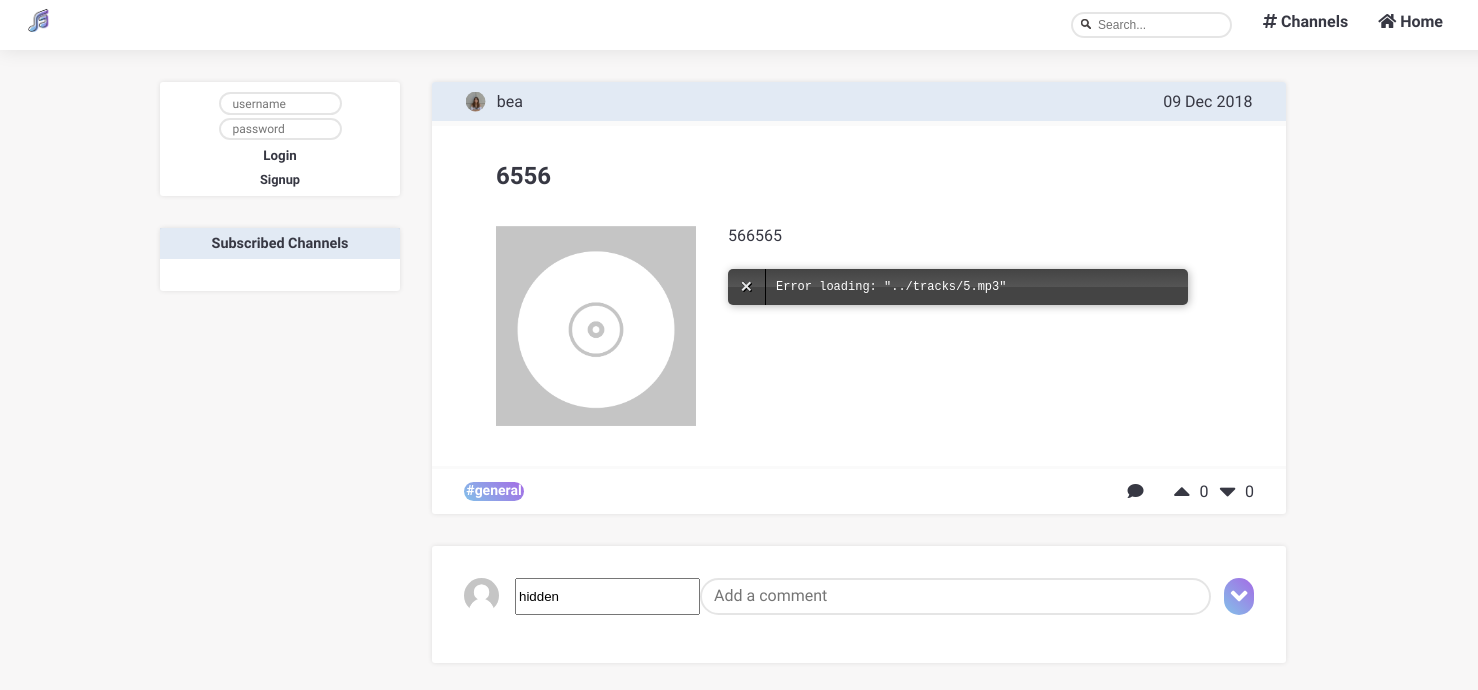
The page /pages/story_page.php?story_id=5 on the database as committed earlier.
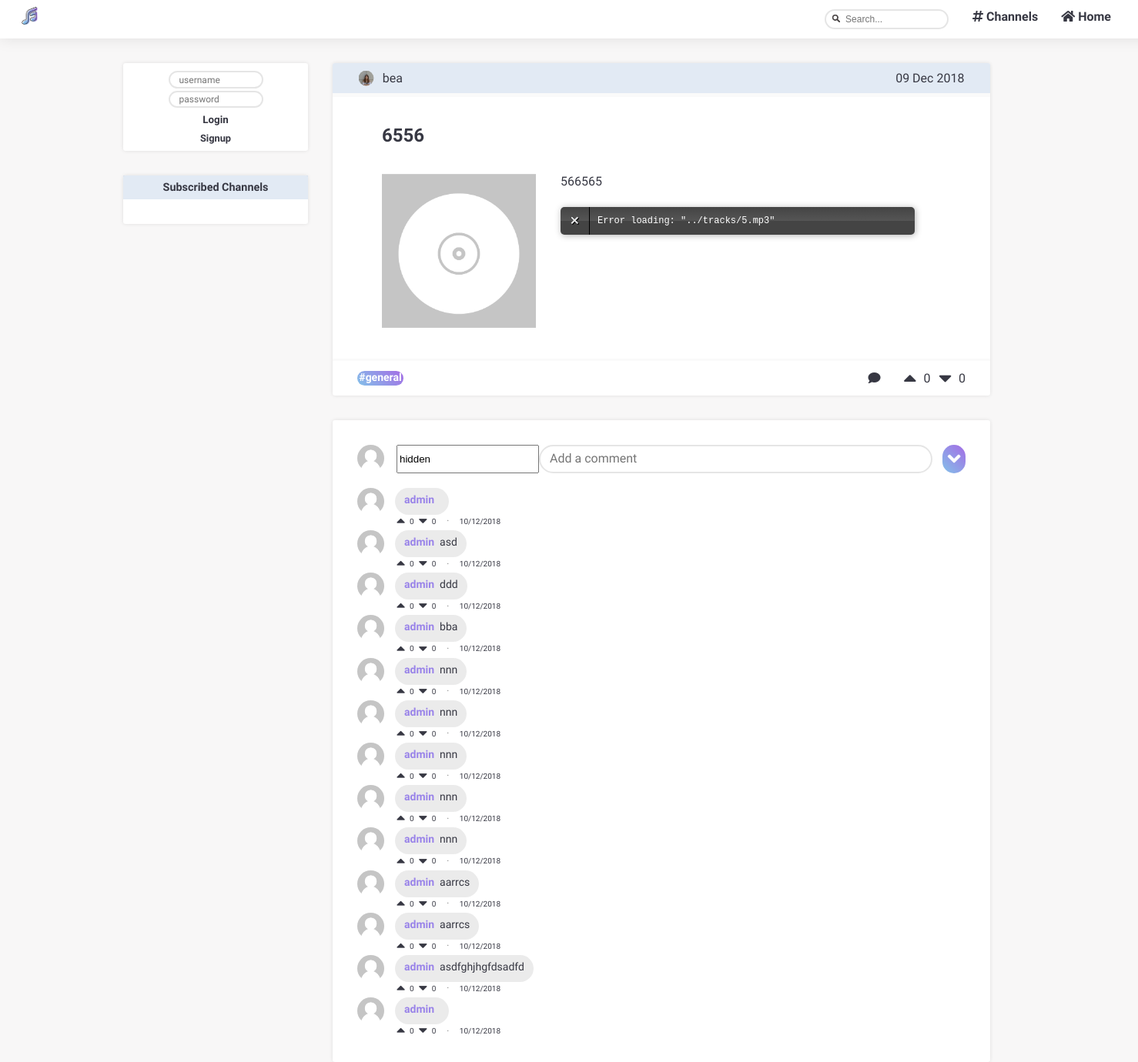
The same page on the database as committed later.
### tables this page shows
CREATE TABLE stories (
  id INTEGER PRIMARY KEY,
  title VARCHAR,
  text VARCHAR,
  author VARCHAR REFERENCES users,
  datetime DATETIME,
  upvotes INTEGER,
  downvotes INTEGER,
  channel VARCHAR REFERENCES channels
);

CREATE TABLE comments (
  id INTEGER PRIMARY KEY,
  story_id INTEGER REFERENCES stories,
  author VARCHAR REFERENCES users,
  upvotes INTEGER,
  downvotes INTEGER,
  datetime DATETIME,
  text VARCHAR
);

### database/db_stories.php (called while the page is built, shortened)
<?php
  include('../database/db_connection.php');
  function getStory($story) {
    global $db;
    $stmt = $db->prepare('SELECT * FROM stories WHERE id = ?');
    $stmt->execute(array($story));
    return $stmt->fetch();
  }
  function getComments($story) {
    global $db;
    $stmt = $db->prepare('SELECT * FROM comments WHERE story_id = ? ORDER BY datetime ASC');
    $stmt->execute(array($story));
    return $stmt->fetchAll();
  }
?>

### templates/tpl_stories.php (the view, shortened to what this page needs)
<?php function draw_story_page($story) {
  ?>
  <section id="story_page" class="page">
    <?php
      draw_story($story);
    ?>
</section>
<?php } ?>
<?php function draw_story($story) {
$date_str = $story['datetime'];
$date = strtotime($date_str);
?>
  <article id="story" class = "blockStyle ">
    <header>
    <?php $igmsrc = getUserImage($story['author']);?>
      <img  id="userImage"  src=<?=$igmsrc?> width=20 height="20">
    <a href="../pages/profile.php?user=<?= $story['author'] ?>"><?= $story['author']?></a>
      <span id="date"> <?= date('d M Y',$date)?></span>
    </header>
    <hr class = "invisibleLine">
    <section id="body" class = "blockLayout">
      <h2><a href="../pages/story_page.php?story_id=<?=$story['id']?>"><?= $story['title']?></a></h2>
      <div id = "storyContent">
      <?php $igmsrc = getTrackImage( $story['id']);?>
      <img  id="trackImage"  src=<?=$igmsrc?> width="200" height="200">
        <div id = "storyTextAndTrack">
          <p> <?= $story['text']?></p>
        </div>
      </div>
    </section>
    <hr class = "footerSeparator">
    <footer>
    <span id="channel">#<?= $story['channel']?></span>
    <a href="../pages/story_page.php?story_id=<?=$story['id']?>"><i class="fas fa-comment"></i></a>
      <section id="upvote" data-storyid=<?=$story['id']?>>
        <button type="submit" class="voteup_btn" user=<?=$_SESSION['username']?> action=1 story=<?=$story['id']?>>
          <i class="fas fa-caret-up fa-2x"></i>
        </button>
        <span id=numUpvotes><?= $story['upvotes']?></span>
      </section>
      <section id="downvote" data-storyid=<?=$story['id']?>>
        <button type="submit" class="votedown_btn" user=<?=$_SESSION['username']?> action=0 story=<?=$story['id']?>>
          <i class="fas fa-caret-down fa-2x"></i>
        </button>
        <span id=numDownvotes><?= $story['downvotes']?></span>
    </footer>
  </article>
<?php
} ?>
<?php function draw_comments($comments, $story) {
?>
  <section id="comment_list" class="page blockStyle blockLayout">
    <?php draw_add_comment($story);
    foreach($comments as $comment) {
      draw_comment($comment);
    }
    ?>
  </section>
<?php
} ?>
<?php include_once('../templates/tpl_account.php');
function draw_comment($comment) {
  $date_str = $comment['datetime'];
  $date = strtotime($date_str);
?>
  <article id="comment">
    <div id ="singleComment">
      <?php $igmsrc = getUserImage($comment['author']);?>
      <img  id="userImage"  src=<?=$igmsrc?> width=35 height="35">
      <div id ="userAndText" class="comment">
        <span id="user"> <?= $comment['author']?></span>
        <p><?= $comment['text']?></p>
      </div>
    </div>
    <footer>
      <section id="upvote" data-commentid=<?=$comment['id']?>>
        <button type="submit" class="voteup_btn" user=<?=$_SESSION['username']?> action=1 story=<?=$comment['story_id']?> comment=<?=$comment['id']?>>
          <i class="fas fa-caret-up fa-lg"></i>
        </button>
        <span id = numUpvotes><?= $comment['upvotes']?></span>
      </section>
      <section id="downvote" data-commentid=<?=$comment['id']?>>
        <button type="submit" class="votedown_btn" user=<?=$_SESSION['username']?> action=0 story=<?=$comment['story_id']?> comment=<?=$comment['id']?>>
          <i class="fas fa-caret-down fa-lg"></i>
        </button>
        <span id = numDownvotes><?= $comment['downvotes']?></span>
      </section>
      <span id ="divDot">&bull;</span>
      <span id="date"> <?= date('d/m/Y', $date)?></span>
    </footer>
  </article>
<?php
} ?>
<?php function draw_add_comment($story) {
?>
  <section id="add_comment">
  <?php $igmsrc = getUserImage($_SESSION['username']);?>
      <img  id="userImage"  src=<?=$igmsrc?> width=35 height="35">
    <form>
      <input type="text" name="user" value=<?=$_SESSION['username']?> hidden>
      <textarea  class="inputField" rows="1" cols="112" name="comment" placeholder="Add a comment" required></textarea>
      <button type="button" class="add_comment_btn">
        <i class="fas fa-angle-down fa-2x"></i>
      </button>
    </form>
  </section>
<?php
} ?>

### pages/story_page.php (shortened to what this page needs)
<?php
  include_once('../database/db_channels.php');
  include_once('../database/db_stories.php');
  include_once('../templates/tpl_common.php');
  include_once('../templates/tpl_account.php');
  include_once('../templates/tpl_stories.php');
  $story_id = $_GET['story_id'];
  try {
    $story = getStory($story_id);
  } catch(PDOException $e) {
    $_SESSION['messages'][] = array('type' => 'error', 'content' => "Unable to access story");
    die(header("Location: ../pages/channels_list.php"));
  }
  try {
    $comments = getComments($story_id);
  } catch(PDOException $e) {
    $_SESSION['messages'][] = array('type' => 'error', 'content' => "Unable to access comments");
    die(header("Location: ../pages/channels_list.php"));
  }
  if (!isset($_SESSION['username'])) {
    draw_header(null);
    draw_sidebar(null);
  }
  else {
    draw_header($_SESSION['username']);
    $subbed_channels = getSubbedChannels($_SESSION['username']);
    draw_sidebar($subbed_channels);
  }
  draw_story_page($story);
  draw_comments($comments, $story_id);
  draw_footer();
?>

### templates/tpl_common.php (shortened to what this page needs)
<?php function draw_header($username) { ?>
  <!DOCTYPE html>
  <html>
    <head>
      <link rel="stylesheet" href="../css/style.css">
      <link rel="stylesheet" href="https://use.fontawesome.com/releases/v5.3.1/css/all.css">
    </head>
    <body>
      <div class = "navBar">
        <nav class="tabs">
          <ul>
            <li><a href="../pages/mainpage.php"><i class="fas fa-home"></i> Home</a></li>
            <li><a href="../pages/channels_list.php"><i class="fas fa-hashtag"></i> Channels</a></li>
          </ul>
          <form method="GET" action="../pages/search.php">
            <label><input type="text" name="search" class="inputField" placeholder="Search..." required></label>
          </form>
          <a href="../pages/mainpage.php"><img src= "../img/logo.png" height="40" width="40"/></a>
        </nav>
      </div>
<?php }
?>
<?php function draw_footer() {  ?>
  </body>
</html>
<?php } ?>

### templates/tpl_account.php (shortened to what this page needs)
<?php function draw_sidebar($subbed_channels) {
?>
  <section id="sidebar" >
    <?php
      draw_sidebar_login();
      draw_sidebar_subs($subbed_channels);
    ?>
  </section>
<?php } ?>
<?php
    function draw_sidebar_login() {
  if (isset($_SESSION['username']))
  {
    $username = $_SESSION['username'];?>
    <section id="sidebar_login" class="blockStyle">
      <?php $igmsrc = getUserImage($username);?>
        <img  id="userImage"  src=<?=$igmsrc?> width=40 height="40">
        <a href="../pages/edit_profile.php?user=<?= $username ?>"><?= $username ?></a>
        <div><a href="../actions/action_logout.php">Logout</a></div>
    </section>
  <?php }
  else
  { ?>
    <section id="sidebar_login" class = "blockStyle sidebar_notlogged">
        <form method="post" action="../actions/action_login.php">
        <input type="text" name="username" placeholder="username" class="inputField" required>
        <input type="password" name="password" placeholder="password" class="inputField" required>
        <input type="submit" value="Login" >
        <div><a href="../pages/signup.php?message=">Signup</a></div>
        </form>
    </section>
    <?php }
} ?>
<?php function draw_sidebar_subs($subbed_channels) { ?>
    <section id="sidebar_subs" class= "blockStyle">
      <h1>Subscribed Channels</h1>
    </section>
<?php
} ?>
<?php
function getUserImage($username){
  if(file_exists("../img/users/originals/$username.png")){
   $img = "../img/users/originals/$username.png";
  }else  $img = "../img/unknownuser.png";
  return $img;
}?>
<?php
function getTrackImage($username){
  if(file_exists("../img/stories/originals/$username.png")){
   $img = "../img/stories/originals/$username.png";
  }else  $img = "../img/templatetrackcover.png";
  return $img;
}?>

Rows that differ between the two databases and show on the page:
added comments: author "admin", upvotes "0", downvotes "0", datetime "10/12/2018"
added comments: author "admin", text "asd", upvotes "0", downvotes "0", datetime "10/12/2018"
added comments: author "admin", text "ddd", upvotes "0", downvotes "0", datetime "10/12/2018"
added comments: author "admin", text "bba", upvotes "0", downvotes "0", datetime "10/12/2018"
added comments: author "admin", text "nnn", upvotes "0", downvotes "0", datetime "10/12/2018"
added comments: author "admin", text "nnn", upvotes "0", downvotes "0", datetime "10/12/2018"
added comments: author "admin", text "nnn", upvotes "0", downvotes "0", datetime "10/12/2018"
added comments: author "admin", text "nnn", upvotes "0", downvotes "0", datetime "10/12/2018"
added comments: author "admin", text "nnn", upvotes "0", downvotes "0", datetime "10/12/2018"
added comments: author "admin", text "aarrcs", upvotes "0", downvotes "0", datetime "10/12/2018"
added comments: author "admin", text "aarrcs", upvotes "0", downvotes "0", datetime "10/12/2018"
added comments: author "admin", text "asdfghjhgfdsadfd", upvotes "0", downvotes "0", datetime "10/12/2018"
added comments: author "admin", upvotes "0", downvotes "0", datetime "10/12/2018"
